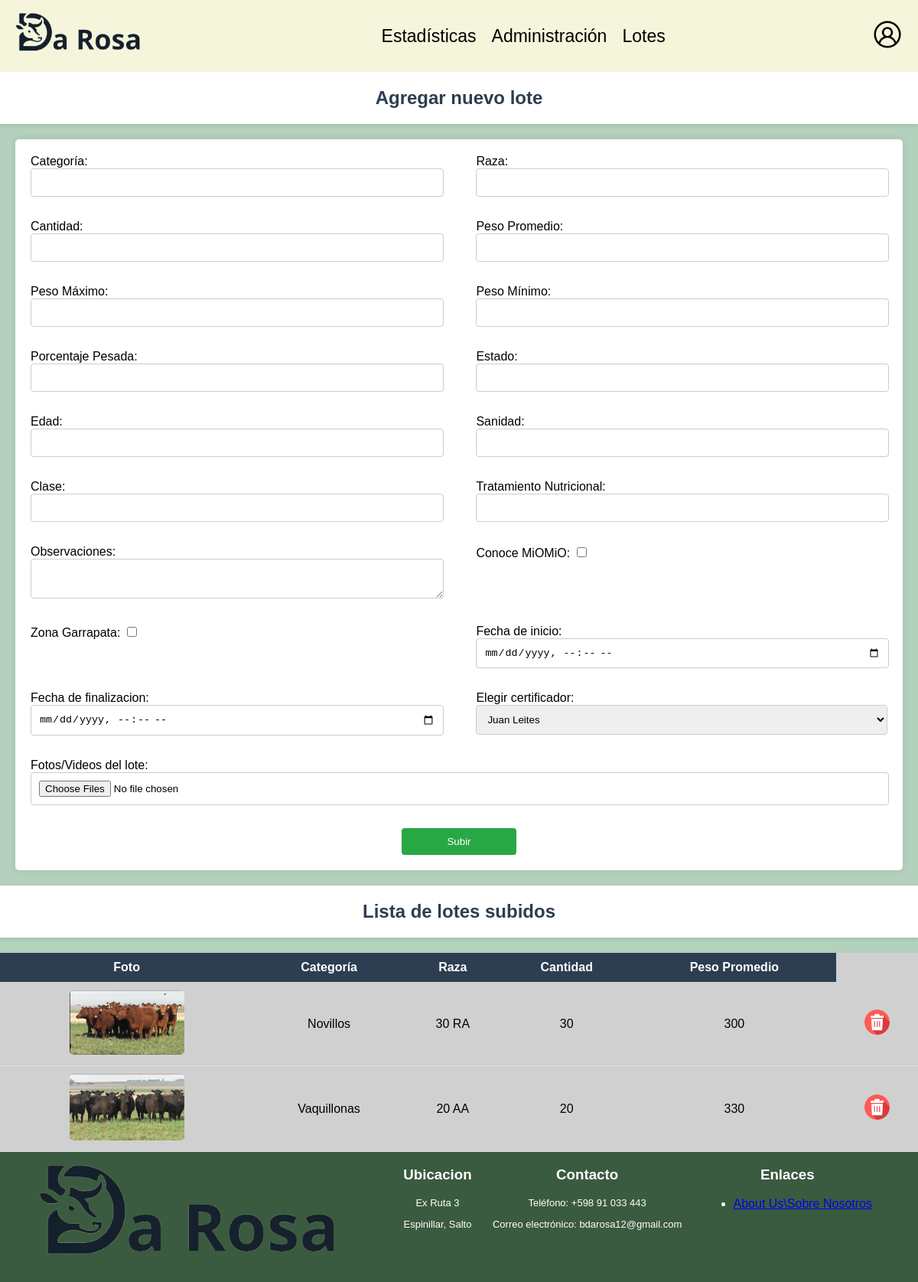
/paginas/lotes.php (signed in), run on the app's committed database.
### tables this page shows
CREATE TABLE `lotes` (
  `id_lote` int(11) NOT NULL,
  `categoria` varchar(40) DEFAULT NULL,
  `cantidad` int(11) DEFAULT NULL,
  `peso_promedio` int(11) DEFAULT NULL,
  `peso_maximo` int(11) DEFAULT NULL,
  `peso_minimo` int(11) DEFAULT NULL,
  `cant_pesada` int(11) DEFAULT NULL,
  `clase` varchar(20) DEFAULT NULL,
  `estado` varchar(20) DEFAULT NULL,
  `raza` varchar(60) DEFAULT NULL,
  `edad` int(11) DEFAULT NULL,
  `sanidad` varchar(255) DEFAULT NULL,
  `tratamiento_nutricional` varchar(255) DEFAULT NULL,
  `conoce_miomio` tinyint(1) DEFAULT NULL,
  `zona_garrapata` tinyint(1) DEFAULT NULL,
  `observaciones` text DEFAULT NULL,
  `fecha_inicio` datetime DEFAULT NULL,
  `fecha_fin` datetime DEFAULT NULL,
  `vendido` tinyint(1) NOT NULL DEFAULT 0,
  `id_certificador` int(11) DEFAULT NULL
);

### paginas/lotes.php (the view, shortened to what this page needs)
<?php
include '../includes/conexion.php';
$sql = "SELECT
            lotes.id_lote,
            lotes.categoria,
            lotes.raza,
            lotes.cantidad,
            lotes.peso_promedio,
            MIN(archivo.ruta) AS ruta
        FROM
            lotes
        LEFT JOIN
            archivo ON lotes.id_lote = archivo.id_lote
        WHERE
            lotes.vendido = 0
        GROUP BY
            lotes.id_lote";
$result = mysqli_query($conexion, $sql);
@$rol_usuario = $_SESSION['rol'];
$sql_cert = "SELECT * FROM certificador;";
$result_cert = mysqli_query($conexion, $sql_cert);
?>
<!DOCTYPE html>
<html lang="es">
<head>
    <link rel="stylesheet" href="../css/lotes.css">
</head>
<?php
    if ($rol_usuario == 'Administrador'){
        include '../includes/headeradmin.php';
    } else {
        header("Location: ../index.php");
    }
?>
<body>
    <h2>Agregar nuevo lote</h2>
    <form action="" method="post" enctype="multipart/form-data">
        <div class="info">
            <label for="categoria">Categoría:
                <input type="text" name="categoria" required>
            </label>
            <label for="raza">Raza:
                <input type="text" name="raza" required>
            </label>
            <label for="cantidad">Cantidad:
                <input type="number" name="cantidad" required>
            </label>
            <label for="peso">Peso Promedio:
                <input type="number" name="peso" required>
            </label>
            <label for="peso_maximo">Peso Máximo:
                <input type="number" name="peso_maximo" required>
            </label>
            <label for="peso_minimo">Peso Mínimo:
                <input type="number" name="peso_minimo" required>
            </label>
            <label for="cant_pesada">Porcentaje Pesada:
                <input type="number" name="cant_pesada" required>
            </label>
            <label for="estado">Estado:
                <input type="text" name="estado" required>
            </label>
            <label for="edad">Edad:
                <input type="number" name="edad" required>
            </label>
            <label for="sanidad">Sanidad:
                <input type="text" name="sanidad" required>
            </label>
            <label for="Clase">Clase:
                <input type="text" name="clase" required>
            </label>
            <label for="tratamiento_nutricional">Tratamiento Nutricional:
                <input type="text" name="tratamiento_nutricional" required>
            </label>
            <label for="observaciones">Observaciones:
                <textarea name="observaciones"></textarea>
            </label>
            <label for="conoce_miomio">Conoce MiOMiO:
                <input type="checkbox" name="conoce_miomio" value="1">
            </label>
            <label for="zona_garrapata">Zona Garrapata:
                <input type="checkbox" name="zona_garrapata" value="1">
            </label>
            <label for="fecha_inicio">Fecha de inicio:
                <input type="datetime-local" name="fecha_inicio" required>
            </label>
            <label for="fecha_finalizacion">Fecha de finalizacion:
                <input type="datetime-local" name="fecha_finalizacion" required>
            </label>
            <label for="certificador">Elegir certificador:
                <select name="certificador" required>
                <?php
                    if ($result_cert->num_rows > 0) {
                        while ($row = $result_cert->fetch_assoc()) {
                            echo '<option value="' . $row['id_certificador'] . '">' . $row['nombre'] . " " . $row['apellido'] .'</option>';
                        }
                    } else {
                        echo '<option value="">No hay datos disponibles</option>';
                    }
                    ?>
                </select>
            </label>
        </div>
        <label for="foto_lote">Fotos/Videos del lote:
                <input type="file" name="archivos[]" id="foto_lote" required accept=".jpg, .png, .mp4" multiple>
            </label>
        <div class="btn">
            <input type="submit" value="Subir">
        </div>
    </form>
    <h2>Lista de lotes subidos</h2>
    <?php
    if (mysqli_num_rows($result) > 0) {
    echo "<table class='listas'>
        <thead>
            <tr>
                <th>Foto</th>
                <th class='esconder'>Categoría</th>
                <th class='esconder'>Raza</th>
                <th class='esconder'>Cantidad</th>
                <th class='esconder'>Peso Promedio</th>
                <th class='aparecer'>Lote</th>
            </tr>
        </thead>
        <tbody>
            <div class='fila_tabla'>"
            ?>
                <?php
                    while ($row = mysqli_fetch_assoc($result)) {
                        echo "<tr>";
                        echo "<td><a href='administrar_lote.php?id=" . $row['id_lote'] . "'><img src='" . $row['ruta'] . "' alt='" . 'Foto de ' . $row['categoria'] . "' class='imagen'></a></td>";
                        echo "<td class='esconder'>" . $row['categoria'] . "</td>";
                        echo "<td class='esconder'>" . $row['raza'] . "</td>";
                        echo "<td class='esconder'>" . $row['cantidad'] . "</td>";
                        echo "<td class='esconder'>" . $row['peso_promedio'] . "</td>";
                        echo "<td ><img src='../imagenes/borrar.png' alt='" . $row['categoria'] . "' onclick='borrarlote(" . $row['id_lote'] . ")' class='borrar'></td>";
                        echo "</tr>";
                    }
                } else {
                    echo "<div class='no-lotes'>No se encontraron lotes.</div>";
                }
            ?>
            </div>
        </tbody>
    </table>
</body>
<?php include '../includes/footer.php'; ?>
</html>

### css/lotes.css (style rules this page uses)
body { font-family: Arial, sans-serif; background-color: rgba(143, 186, 157, 0.667); margin: 0; padding: 0; }
h2 { text-align: center; color: #2c3e50; padding: 20px; margin: 0; background-color: #ffffff; box-shadow: 0 2px 5px rgba(0, 0, 0, 0.1); font-size: 24px; }
form { background-color: #fff; padding: 20px; border-radius: 5px; box-shadow: 0 0 10px rgba(0, 0, 0, 0.1); margin-bottom: 20px; margin: 20px; display: flex; flex-direction: column; }
form label { display: block; margin-bottom: 10px; }
form input[type="text"], form input[type="file"], form input[type="number"], form input[type="datetime-local"], textarea { width: calc(100% - 20px); padding: 10px; margin-bottom: 20px; border: 1px solid #ccc; border-radius: 4px; }
form select { width: 100%; padding: 10px; margin-bottom: 20px; border: 1px solid #ccc; border-radius: 4px; }
form input[type="submit"] { background-color: #28a745; color: white; padding: 10px 20px; border: none; border-radius: 4px; cursor: pointer; text-align: center; width: 100%; }
table.listas { width: 100%; border-collapse: collapse; margin-top: 20px; background-color: #d0d0d0; }
table.listas thead { background-color: #2c3e50; color: white; }
table.listas th, table.listas td { padding: 10px; text-align: center; border-bottom: 1px solid #ddd; }
.imagen { width: 150px; height: auto; border-radius: 5%; }
.borrar { width: 35px; height: 35px; cursor: pointer; }
@media screen and (min-width: 650px) { .info { display: flex; flex-wrap: wrap; justify-content: space-between; } }
@media screen and (min-width: 650px) { .info label { width: 48%; } }
@media screen and (min-width: 650px) { .btn { display: flex; justify-content: center; } }
@media screen and (min-width: 650px) { form input[type="submit"] { width: 150px; } }
@media screen and (min-width: 800px) { .esconder { display: table-cell; } }

### data on the page
lotes: categoria (picture), categoria "Novillos", raza "30 RA", cantidad "30", peso_promedio "300"
lotes: categoria (picture), categoria "Vaquillonas", raza "20 AA", cantidad "20", peso_promedio "330"

### other printed values
form field certificador "Juan Leites"
